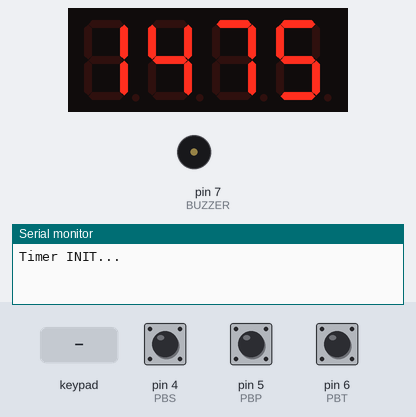
A sketch run on a simulated Arduino Mega 2560, built with avr-gcc and run on an emulated ATmega2560. Parts: 4-digit seven-segment display, buzzer (waves = sounding, pin HIGH), the last lines printed to the serial monitor. The test bench sets the inputs (shaded band); at power-on: pin 4 (PBS) HIGH, pin 6 (PBT) HIGH, pin 5 (PBP) HIGH.

Above: at 1.3 s.
3.5 s: key '#' pressed
6.5 s: keypad keys 2 3 2 5 2 7 2 9 pressed 0.4 s apart
At 8.6 s:
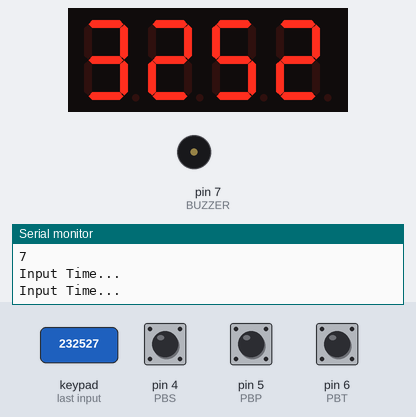
11.2 s: keypad keys 2 3 2 5 2 7 2 9 # pressed 0.4 s apart
At 14.8 s:
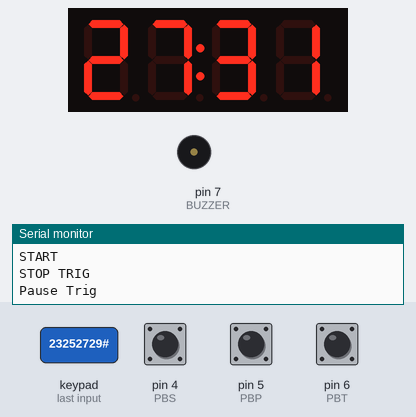
16.9 s: pin 4 (PBS) pulled LOW for 1 s
At 18.3 s:
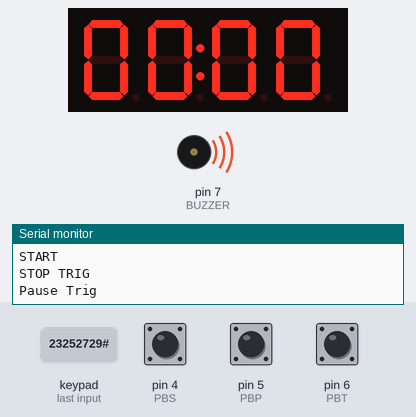
19.4 s: key 'A' pressed
22.4 s: pin 6 (PBT) pulled LOW for 3.2 s
Timing chart, 0 to 25.4 s (numbered marks = the images above; inputs shaded):
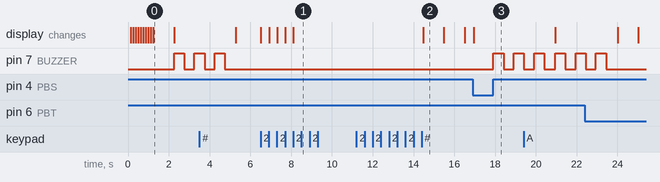

The sketch:

timer.ino
```cpp
#include <Keypad.h>
#include <TM1637Display.h>

#define CLK 3
#define DIO 2
#define PBS 4
#define PBP 5
#define PBT 6
#define BUZZER 7

const uint8_t allON[] = { 0xff, 0xff, 0xff, 0xff };

const byte ROWS = 4;
const byte COLS = 4;
char hexaKeys[ROWS][COLS] = {
  { '1', '2', '3', 'A' },
  { '4', '5', '6', 'B' },
  { '7', '8', '9', 'C' },
  { '*', '0', '#', 'D' }
};
byte rowPins[ROWS] = { 23, 25, 27, 29 };
byte colPins[COLS] = { 31, 33, 35, 37 };

unsigned long prev_mill;
int min, second, secs;
String input;
int interval = 1000;
int state;
int inputState;
Keypad customKeypad = Keypad(makeKeymap(hexaKeys), rowPins, colPins, ROWS, COLS);
TM1637Display display = TM1637Display(CLK, DIO);

void setup() {
  Serial.begin(9600);
  pinMode(PBS, INPUT_PULLUP);
  pinMode(PBP, INPUT_PULLUP);
  pinMode(PBT, INPUT_PULLUP);
  pinMode(BUZZER, OUTPUT);
  customKeypad.addEventListener(keypadEvent);
  Serial.println("Timer INIT...");
  display.setBrightness(5);
  int checksgs = 0000;
  for (checksgs; checksgs <= 9999; checksgs += 1111) {
    display.showNumberDecEx(checksgs, 0b01000000);
    delay(100);
  }
  display.showNumberDec(allON);
  delay(1000);
  display.clear();
}

void loop() {
  customKeypad.getKey();
  if (digitalRead(PBS) == HIGH) {
    Serial.println("START");
    state = 1;
  }
  if (digitalRead(PBT) == HIGH) {
    Serial.println("STOP TRIG");
    if (state == 0) {
      input = "";
      secs = 0;
      min = 0;
      prev_mill = 0;
      display.showNumberDecEx(0000, 0b01000000, true, 4, 0);
    }
  }
  while (inputState == 1) {
    Serial.println("Input Time...");
    char key = customKeypad.getKey();
    if (key >= '0' && key <= '9' && input.length() <= 4) {
      input += key;
      display.showNumberDec(input.toInt());
    }
    if (key == '#') {
      Serial.println("Exit Input...");
      secs = input.toInt();
      showDisplay(secs);
      inputState = 0;
    }
  }
  if (state == 1) {
    if (digitalRead(PBP) == HIGH) {
      Serial.println("Pause Trig");
      state = 0;
    }
    unsigned long currentMillis = millis();
    if (secs == 0) {
      ringBuzzer();
      state = 0;
    }
    if (currentMillis - prev_mill >= interval) {
      // Serial.println("MILLIS POLL");
      prev_mill = currentMillis;
      secs--;
      showDisplay(secs);
    }
  }
}
void showDisplay(int value) {
  // Serial.println(value/60);
  secondsToHMS(value);
  display.showNumberDecEx(min, 0b01000000, true, 2, 0);
  display.showNumberDec(second, true, 2, 2);
}
void ringBuzzer() {
  for (int y = 0; y < 3; y++) {
    digitalWrite(BUZZER, HIGH);
    delay(500);
    digitalWrite(BUZZER, LOW);
    delay(500);
  }
}
void secondsToHMS(const uint32_t seconds) {
  uint32_t t = seconds;
  second = t % 60;
  t = (t - second) / 60;
  min = t % 60;
}
void keypadEvent(KeypadEvent key) {
  if (customKeypad.getState() == PRESSED) {
    Serial.println(key);
    if (key == '#') {
      inputState = 1;
    }
    if (key == 'A') {
      secs = 0;
      input = "";
    }
  }
}
```

Measured:
- after the input at 6.5 s, the display: first changes at once (image 1 shows a later state)
- after the input at 11.2 s, the display: changes after 3.3 s (image 2)
- after the input at 16.9 s, pin 7 (BUZZER): LOW → HIGH after 1.0 s, → LOW 0.50 s later, → HIGH 0.50 s later
- what the display in image 0 shows lasts 1.1 s, from 1.2 s to 2.3 s
